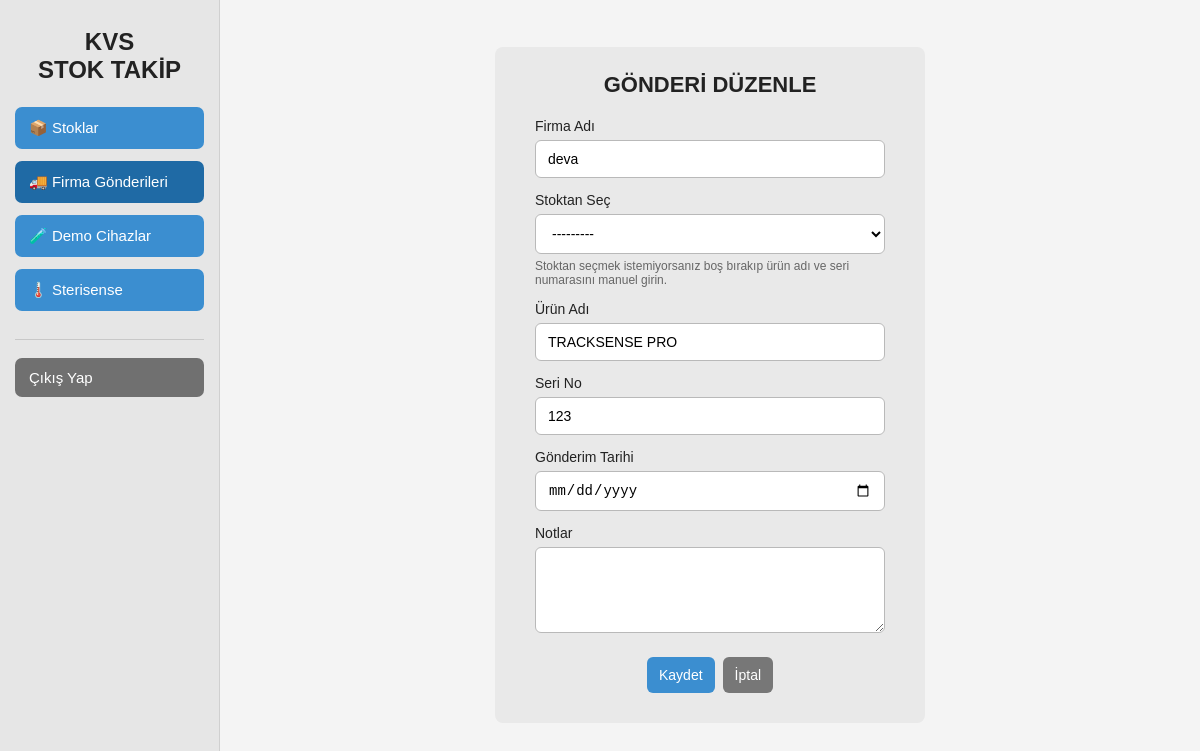
/firma-gonderileri/8/duzenle/ (signed in), run on the app's committed database.
### stok/models.py (models this page shows, shortened)
class FirmaGonderi(models.Model):
    firma_adi = models.CharField(
        max_length=200,
        verbose_name="Firma Adı",
    )
    stok_urunu = models.ForeignKey(
        Urun,
        on_delete=models.SET_NULL,
        null=True,
        blank=True,
        related_name="firma_gonderileri",
        verbose_name="Stoktan Seç",
    )
    urun_adi = models.CharField(
        max_length=200,
        default="",
        verbose_name="Ürün Adı",
    )
    seri_no = models.CharField(
        max_length=150,
        default="",
        blank=True,
        verbose_name="Seri No",
    )
    gonderim_tarihi = models.DateField(
        verbose_name="Gönderim Tarihi",
    )
    notlar = models.TextField(
        blank=True,
        verbose_name="Notlar",
    )
    aktif = models.BooleanField(
        default=True,
        verbose_name="Aktif",
    )
    class Meta:
        verbose_name = "Firma Gönderisi"
        verbose_name_plural = "Firma Gönderileri"
        ordering = ["-gonderim_tarihi", "-id"]

### stok/views.py (the view, shortened to what this page needs)
@login_required
def firma_gonderi_duzenle(request, gonderi_id):
    gonderi = get_object_or_404(FirmaGonderi, pk=gonderi_id, aktif=True)
    eski_stok_urunu = gonderi.stok_urunu
    form = FirmaGonderiForm(request.POST or None, instance=gonderi)
    if eski_stok_urunu:
        form.fields["stok_urunu"].queryset = Urun.objects.filter(
            Q(adet__gt=0) | Q(pk=eski_stok_urunu.pk)
        ).order_by("urun_adi", "seri_no")
    return render(
        request,
        "stok/firma_gonderi_formu.html",
        {
            "form": form,
            "sayfa_basligi": "GÖNDERİ DÜZENLE",
            "aktif_menu": "gonderiler",
        },
    )

### stok/forms.py (shortened to what this page needs)
class FirmaGonderiForm(forms.ModelForm):
    class Meta:
        model = FirmaGonderi
        fields = [
            "firma_adi",
            "stok_urunu",
            "urun_adi",
            "seri_no",
            "gonderim_tarihi",
            "notlar",
        ]
        widgets = {
            "firma_adi": forms.TextInput(),
            "stok_urunu": forms.Select(),
            "urun_adi": forms.TextInput(),
            "seri_no": forms.TextInput(),
            "gonderim_tarihi": forms.DateInput(
                attrs={"type": "date"}
            ),
            "notlar": forms.Textarea(
                attrs={"rows": 4}
            ),
        }

### stok/models.py (called while the page is built)
    def __str__(self):
        return f"{self.urun_adi} - {self.seri_no}"

### stok/templates/stok/firma_gonderi_formu.html (shortened to what this page needs)
{% extends "stok/base.html" %}
{% block content %}
<div class="dialog-card">
    <h1 class="dialog-title">
        {{ sayfa_basligi }}
    </h1>
    <form method="post">
        {% for alan in form %}
            <div class="field">
                <label for="{{ alan.id_for_label }}">
                    {{ alan.label }}
                </label>
                {{ alan }}
                {% if alan.name == "stok_urunu" %}
                    <div class="help-text">
                        Stoktan seçmek istemiyorsanız boş bırakıp
                        ürün adı ve seri numarasını manuel girin.
                    </div>
                {% endif %}
            </div>
        {% endfor %}
        <div class="dialog-actions">
            <button type="submit" class="btn">
                Kaydet
            </button>
            <a
                href="{% url 'stok:firma_gonderileri' %}"
                class="btn secondary"
            >
                İptal
            </a>
        </div>
    </form>
</div>
{% endblock %}

### stok/templates/stok/base.html (style rules this page uses)
* { box-sizing: border-box; }
body { margin: 0; font-family: Arial, Helvetica, sans-serif; background: #f4f4f4; color: #222; }
.btn { display: inline-flex; align-items: center; justify-content: center; white-space: nowrap; padding: 10px 12px; border: 0; border-radius: 6px; background: #3b8ed0; color: white; text-decoration: none; font-size: 14px; cursor: pointer; }
.btn.secondary { background: #777; }
.dialog-card { width: min(430px, 100%); margin: 25px auto; padding: 25px 40px 30px; background: #e9e9e9; border-radius: 8px; }
.dialog-title { margin: 0 0 20px; text-align: center; font-size: 22px; }
.field { margin-bottom: 14px; }
.field label { display: block; margin-bottom: 6px; font-size: 14px; }
.field input { width: 100%; padding: 10px 12px; border: 1px solid #b9b9b9; border-radius: 6px; background: white; font-size: 14px; }
.dialog-actions { display: flex; justify-content: center; gap: 8px; margin-top: 20px; }

### stok/templates/stok/firma_gonderi_formu.html (style rules this page uses)
.field select, .field textarea { width: 100%; padding: 10px 12px; border: 1px solid #b9b9b9; border-radius: 6px; background: white; font-family: Arial, Helvetica, sans-serif; font-size: 14px; }
.help-text { margin: 5px 0 0; color: #666; font-size: 12px; }

### data on the page
FirmaGonderi: form "deva" "---------" "TRACKSENSE PRO" "123"

### other printed values
{{ sayfa_basligi }} "GÖNDERİ DÜZENLE"
{{ alan.label }} "Firma Adı" "Stoktan Seç" "Ürün Adı" "Seri No" "Gönderim Tarihi" "Notlar"
